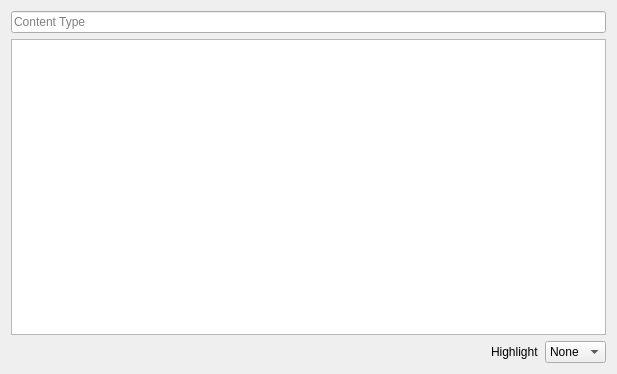
<?xml version="1.0" encoding="UTF-8"?>
<ui version="4.0">
 <class>RawRequestTabView</class>
 <widget class="QWidget" name="RawRequestTabView">
  <property name="geometry">
   <rect>
    <x>0</x>
    <y>0</y>
    <width>617</width>
    <height>374</height>
   </rect>
  </property>
  <property name="windowTitle">
   <string>Form</string>
  </property>
  <layout class="QVBoxLayout" name="verticalLayout">
   <item>
    <widget class="QLineEdit" name="contentType">
     <property name="placeholderText">
      <string>Content Type</string>
     </property>
    </widget>
   </item>
   <item>
    <widget class="QPlainTextEdit" name="rawBody">
     <property name="lineWrapMode">
      <enum>QPlainTextEdit::NoWrap</enum>
     </property>
     <property name="tabStopDistance">
      <double>40.000000000000000</double>
     </property>
    </widget>
   </item>
   <item>
    <layout class="QHBoxLayout" name="horizontalLayout">
     <item>
      <spacer name="horizontalSpacer">
       <property name="orientation">
        <enum>Qt::Horizontal</enum>
       </property>
       <property name="sizeHint" stdset="0">
        <size>
         <width>40</width>
         <height>20</height>
        </size>
       </property>
      </spacer>
     </item>
     <item>
      <widget class="QLabel" name="label">
       <property name="text">
        <string>Highlight</string>
       </property>
      </widget>
     </item>
     <item>
      <widget class="QComboBox" name="highlighting">
       <item>
        <property name="text">
         <string>None</string>
        </property>
       </item>
       <item>
        <property name="text">
         <string>JSON</string>
        </property>
       </item>
       <item>
        <property name="text">
         <string>XML</string>
        </property>
       </item>
      </widget>
     </item>
    </layout>
   </item>
  </layout>
 </widget>
 <resources/>
 <connections/>
</ui>
